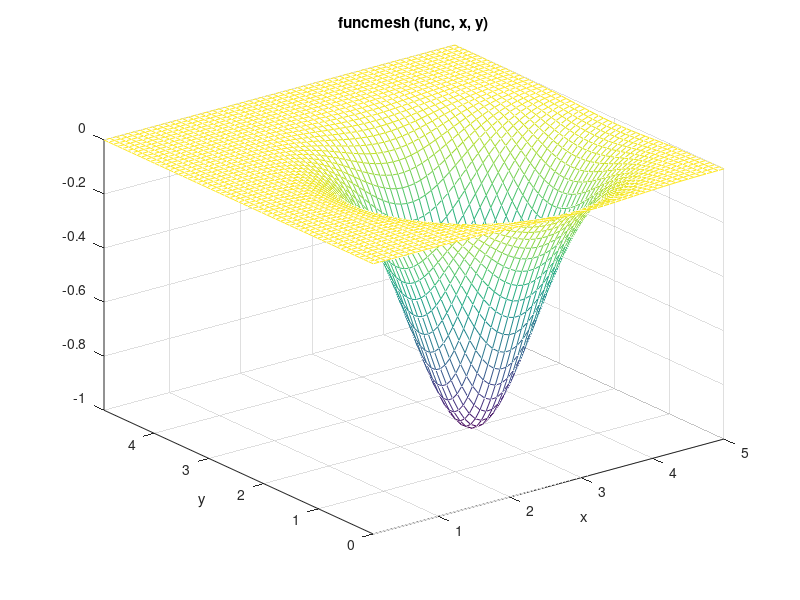

This chart was generated by the following MATLAB code:
#!/usr/bin/octave --persist
# -*- octave -*-

# generic (non-linear) numerical optimization of a function of 2 parameters

1;

global M = [3;2]

function phi = phi(x)
  global M
  phi = -exp(-sum((x - M).^2));
endfunction


##plot it -- incredibly convoluted

# nested function -- only works when copied & pasted into the command line???
function plotR2_R = plotR2_R(func, domain)
  #ezmesh(funcmesh, [0 5])  #error
  #ezmesh('funcmesh', [0 5])  #error
  #ezmesh(@funcmesh, domain) #error ("handles to nested functions are not yet supported")
  ezmesh(@(x,y) funcmesh(func, x, y), domain)
endfunction

# private to plotR2_R -- nested only works on command line??
function funcmesh = funcmesh(func, xs, ys)
  funcmesh = ones([size(xs,1), size(xs,2)]);
  for m = 1:size(xs,1)
    for n = 1:size(xs,2)
      funcmesh(m,n) = func([xs(m,n); ys(m,n)]);
    endfor
  endfor
endfunction


plotR2_R(@phi, [0 5 0 5])

